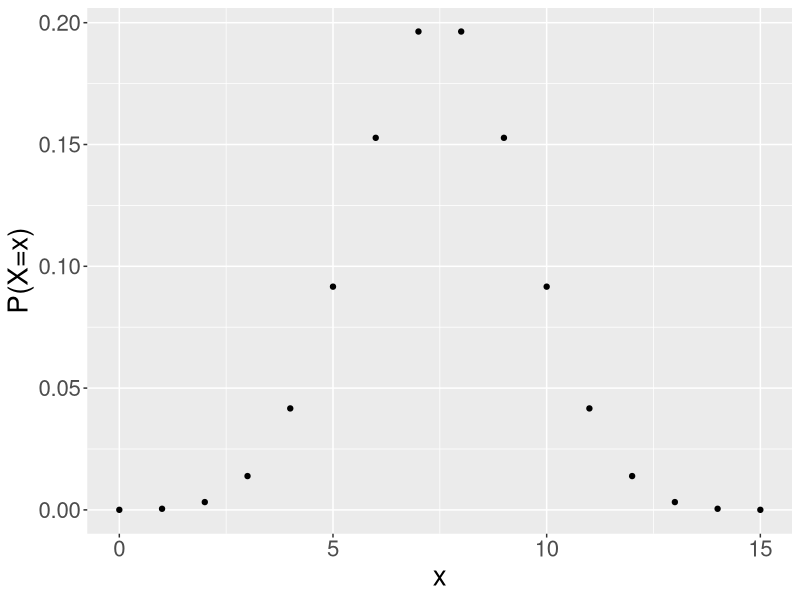
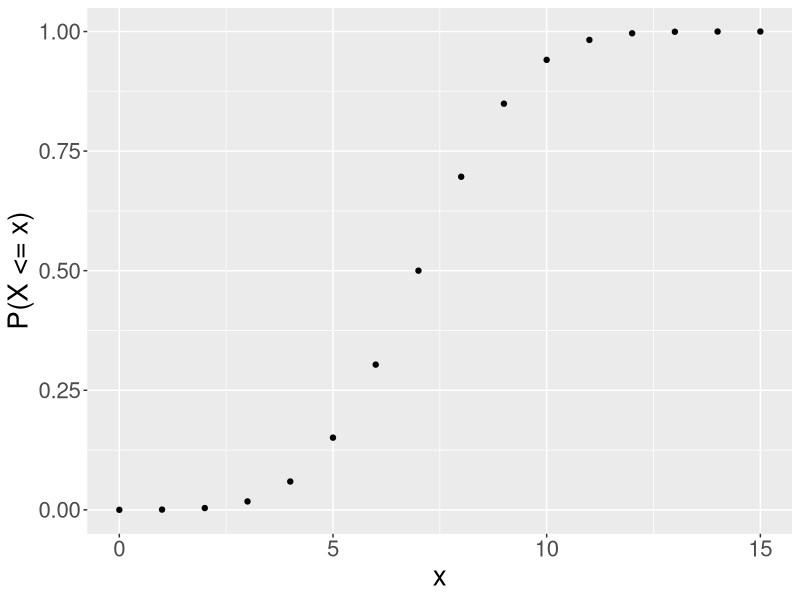
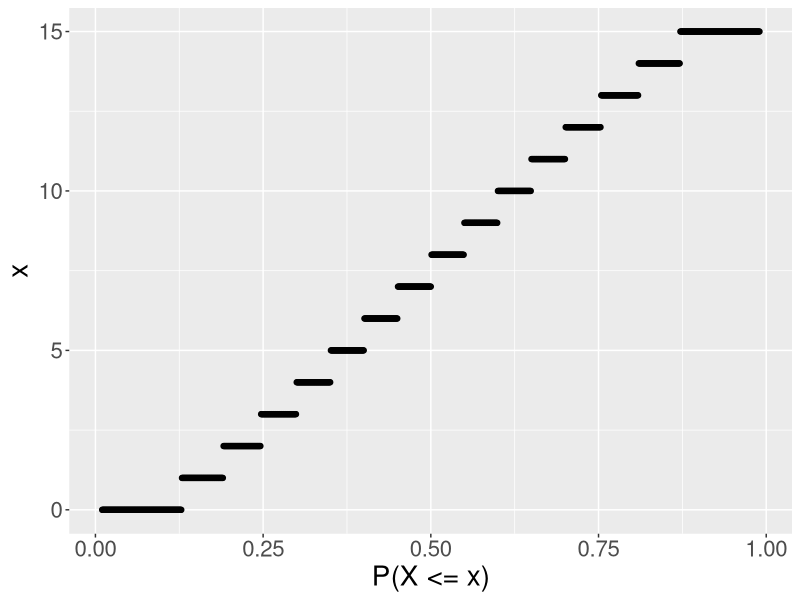
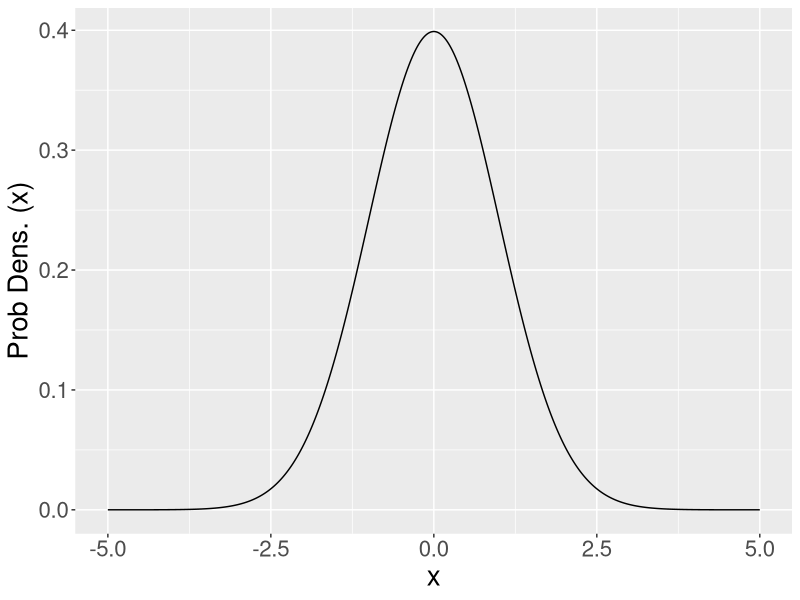
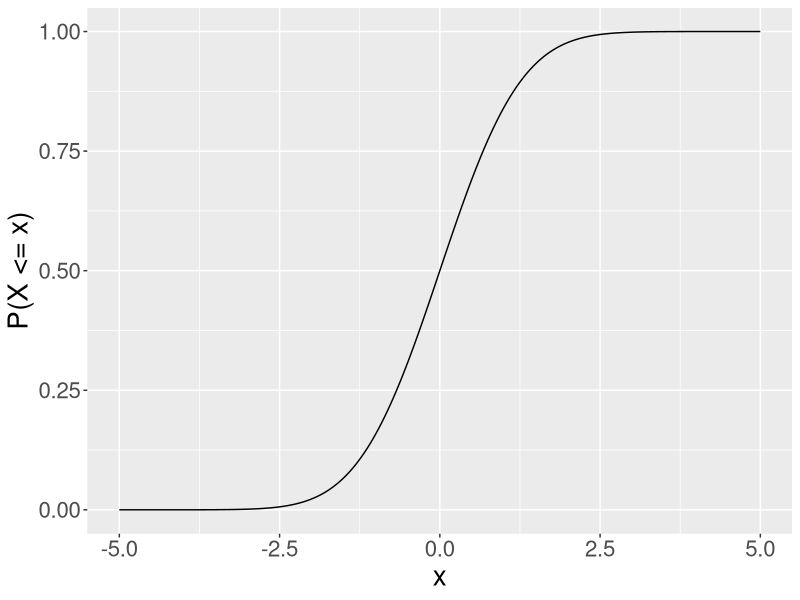
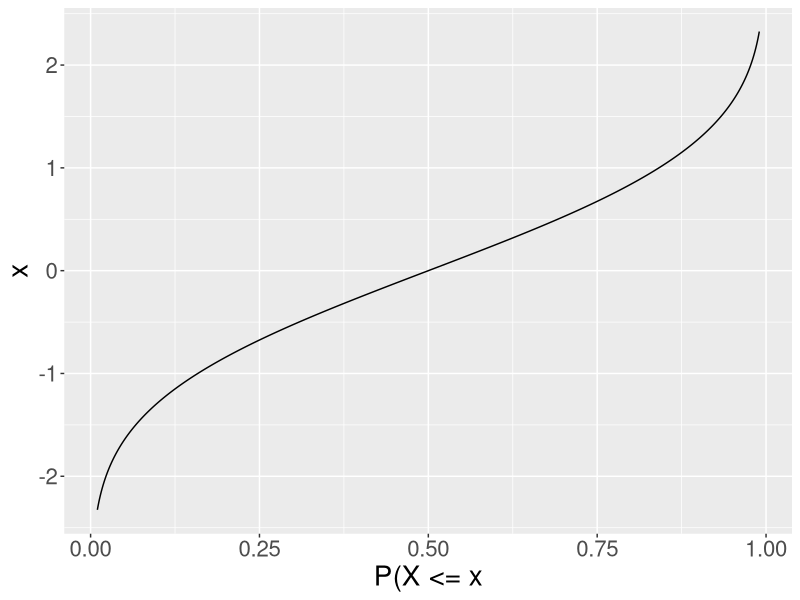
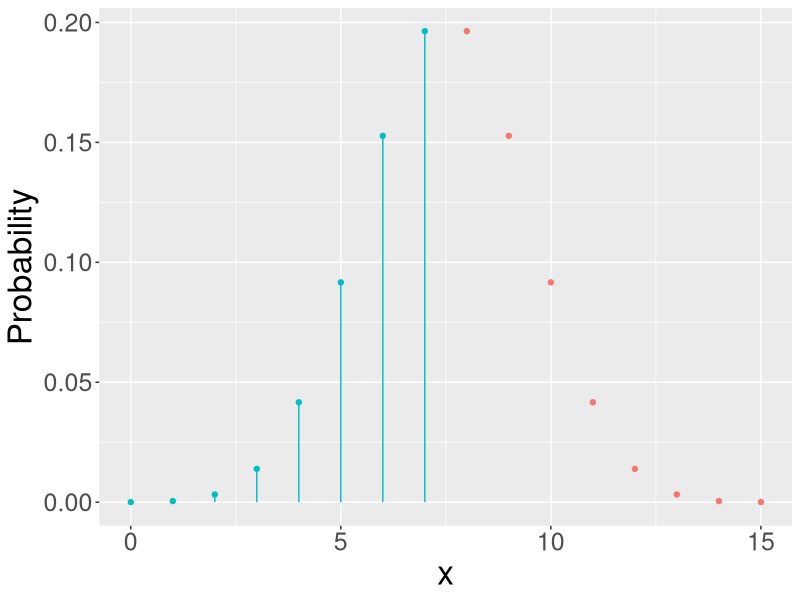
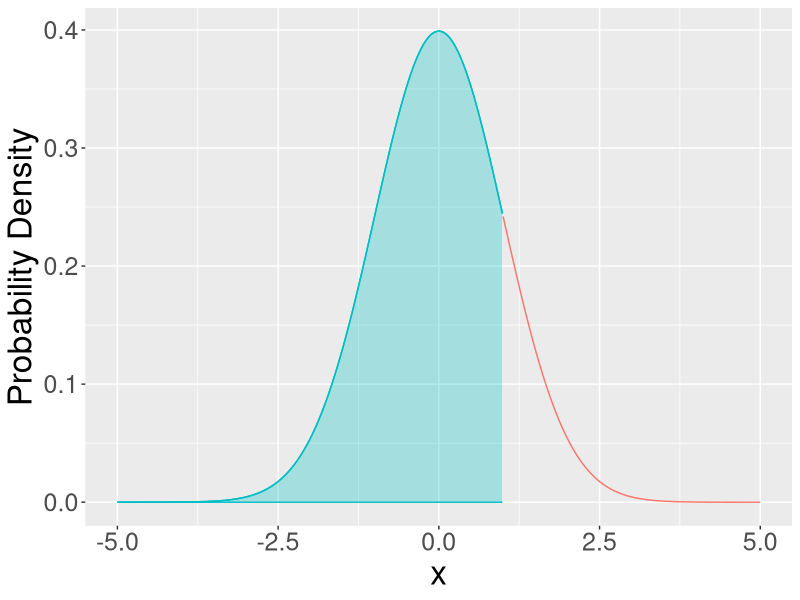

These charts were generated, in order, by the following R code:
## ---- chunk 1
library(data.table)
library(ggplot2)
rm(list=ls())

n <- 15
p <- 0.5
x <- seq(0, n, 1)
pdf <- data.table(id='pdf', x=x, fx=dbinom(x, n, p))
ggplot(pdf, aes(x, fx)) + 
  geom_point() +
  xlab('x') +
  ylab('P(X=x)') +
  theme(text = element_text(size=20))
## ---- chunk 2
cdf <- data.table(id='cdf', x=x, fx=pbinom(x, n, p))
ggplot(cdf, aes(x, fx)) + 
  geom_point()+
  xlab('x') +
  ylab('P(X <= x)') +
  theme(text = element_text(size=20))
## ---- chunk 3
p <- seq(0.01, 0.99, 0.001)
qf <- data.table(id='qf', x=p, fx=qbinom(p, n, p))
ggplot(qf, aes(x, fx)) + 
  geom_point() +
  xlab('P(X <= x)') +
  ylab('x') +
  theme(text = element_text(size=20))
## ---- chunk 4
x <- seq(-5, 5, 0.01)
pdf <- data.table(id='pdf', x=x, fx=dnorm(x))
ggplot(pdf, aes(x, fx)) + 
  geom_line() +
  xlab('x') +
  ylab('Prob Dens. (x)') +
  theme(text = element_text(size=20))
## ---- chunk 5
cdf <- data.table(id='cdf', x=x, fx=pnorm(x))
ggplot(cdf, aes(x, fx)) + 
  geom_line() +
  xlab('x') +
  ylab('P(X <= x)') +
  theme(text = element_text(size=20))
## ---- chunk 6
p <- seq(0.01, 0.99, 0.001)
qf <- data.table(id='qf', x=p, fx=qnorm(p))
ggplot(qf, aes(x, fx)) + 
  geom_line() +
  xlab('P(X <= x') +
  ylab('x') +
  theme(text = element_text(size=20))
## ---- chunk 7
x <- seq(0, 15, 1)
fx <- dbinom(x, 15, 0.5)
d <- data.table(x=x, fx=fx)
d[, px := x < 8]

ggplot(d, aes(x,
              fx,
              colour=factor(px),
              fill=factor(px))) +
    geom_point() +
    geom_segment(data=d[px==TRUE],
                 aes(x=x,
                     xend=x,
                     yend=fx,
                     y=0)) +
    ylab('Probability') +
    theme(
        axis.text=element_text(size=18),
        axis.title=element_text(size=24),
        legend.position='none'
    )

## ---- chunk 8
n <- 15
p <- 0.5

## Using pmf (exact)
px <- sum(dbinom(0:7, n, p))
px

## using cdf (exact)
px <- pbinom(7, n, p)
px
## ---- chunk 9
x <- seq(-5, 5, 0.01)
fx <- dnorm(x, 0, 1)
d <- data.table(x=x, fx=fx)
d[, px := x < 1]

ggplot(d, aes(x,
              fx,
              colour=factor(px),
              fill=factor(px))) +
    geom_line() +
    geom_ribbon(data=d[px==TRUE],
                aes(x=x,
                    ymin=0,
                    ymax=fx),
                alpha=0.3) +
    ylab('Probability Density') +
    theme(
        axis.text=element_text(size=18),
        axis.title=element_text(size=24),
        legend.position='none'
    )
## ---- chunk 10
mu <- 0
sig <- 1

## Using pdf (not exact)
px <- sum(dnorm(seq(-5, 1, .1), mu, sig)*.1)
px

## using cdf (exact)
px <- pnorm(1, mu, sig)
px
## ---- chunk 11
x <- seq(0, 15, 1)
fx <- dbinom(x, 15, 0.5)
d <- data.table(x=x, fx=fx)
d[, px := x > 9]

ggplot(d, aes(x,
              fx,
              colour=factor(px),
              fill=factor(px))) +
    geom_point() +
    geom_segment(data=d[px==TRUE],
                 aes(x=x,
                     xend=x,
                     yend=fx,
                     y=0)) +
    ylab('Probability') +
    theme(
        axis.text=element_text(size=18),
        axis.title=element_text(size=24),
        legend.position='none'
    )
## ---- chunk 12
n <- 15
p <- 0.5

## Using pmf (exact)
px <- sum(dbinom(10:n, n, p))
px

## using cdf (exact)
px <- pbinom(9, n, p, lower.tail=F)
px
## ---- chunk 13
x <- seq(-5, 5, 0.01)
fx <- dnorm(x, 0, 1)
d <- data.table(x=x, fx=fx)
d[, px := x > 1.8]

ggplot(d, aes(x,
              fx,
              colour=factor(px),
              fill=factor(px))) +
    geom_line() +
    geom_ribbon(data=d[px==TRUE],
                aes(x=x,
                    ymin=0,
                    ymax=fx),
                alpha=0.3) +
    ylab('Probability Density') +
    theme(
        axis.text=element_text(size=18),
        axis.title=element_text(size=24),
        legend.position='none'
    )
## ---- chunk 14
mu <- 0
sig <- 1

## Using pdf (not exact)
p <- sum(dnorm(seq(1.8, 5, .1), mu, sig)*.1)
p

## using cdf (exact)
p <- pnorm(1.8, mu, sig, lower.tail=F)
p
